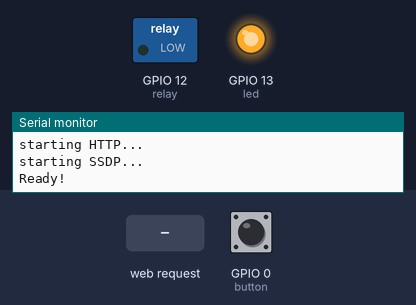
Simulated run of this sketch. Board: ESP8266 (NodeMCU). On the bench: switched loads named in the sketch (green lamp = pin HIGH), output pins drawn as LEDs (lit = HIGH), the last lines printed to the serial monitor. The inputs (shaded band) are chosen by the test bench; at power-on: GPIO 0 (button) HIGH. WiFi joins after 1.5 s; servers stay silent unless stated; storage starts empty; not simulated (calls return 0 or success): Secrets.h. At 16.1 s the program restarts the board; the recording ends there.

Above: at 4.5 s.
4.6 s: GPIO 0 (button) pulled LOW for 0.15 s
At 5.6 s:
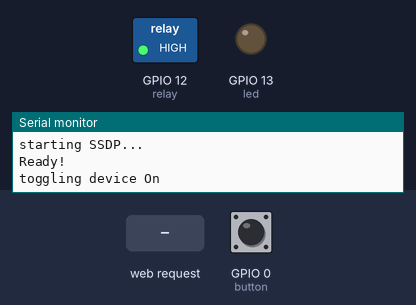
6.3 s: GPIO 0 (button) pulled LOW for 1 s
At 8.1 s:
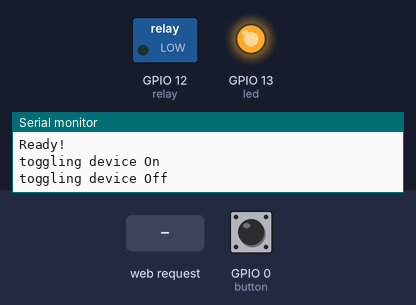
8.9 s: GPIO 0 (button) pulled LOW for 3.2 s
At 12.05 s:
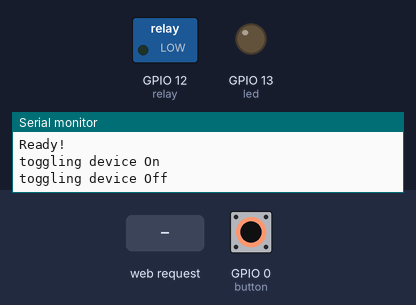
13.7 s: HTTP request GET /switch/off received
At 14.1 s:
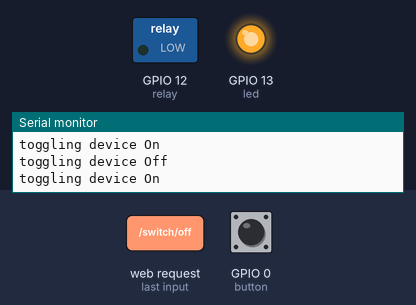
Timing chart, 0 to 16.1 s (numbered marks = the images above; inputs shaded):
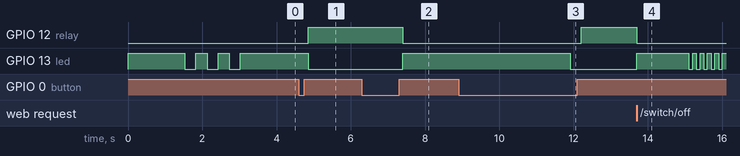

The sketch:

Socket-Sonoff-AI.ino
```cpp
//================================================================================================
// Power Adapter Socket based on ESP8266
//================================================================================================

#include <ESP8266WiFi.h>
#include <ESP8266mDNS.h>
#include <ESP8266WebServer.h>
#include <ESP8266SSDP.h>
#include <WiFiUdp.h>
#include <ArduinoOTA.h>
#include <WiFiManager.h>
#include <DNSServer.h>
#include <Secrets.h>
#include <FS.h>
#include <ArduinoJson.h>
#include <Bounce2.h>

//================================================================================================
// Defined constants
//================================================================================================
#define SERIAL_NUM "00004"
#define DEVICE_PREFIX "AI"
#define DEVICE_TYPE "SBOX"
#define DEVICE_MODEL "SBoxSwitch"
#define DEVICE_MODEL_NUM "SO001"
//================================================================================================

//================================================================================================
// Global variables, callbacks and functions
//================================================================================================
char OTA_HOST_NAME[100];
char DEVICE_NAME[51];
bool saveConfig = false;
const int relay = 12;
const int led = 13;
const int button = 0;
int ledReversed = 1;          // If LED is reversed use 1 or else use 0
int relayState = LOW;         // the current state of the relay

Bounce toggle = Bounce();
Bounce restart = Bounce();
Bounce reset = Bounce();

void saveConfigCallback ()
{
  Serial.println("should save config");
  saveConfig = true;
}

void configModeCallback (WiFiManager *myWiFiManager)
{
  writeLed(HIGH);
}

void blinkLed(int times, bool fast)
{
  while(times > 0){
    writeLed(HIGH);
    if(fast == true){
      delay(100);
    } else {
      delay(300);
    }
    writeLed(LOW);
    if(fast == true){
      delay(100);
    } else {
      delay(300);
    }
    times--;
  }
}

void writeLed(int flag)
{
  if(ledReversed == 1) {
    digitalWrite(led, !flag);
  } else {
    digitalWrite(led, flag);
  }
}

void relayOn()
{
  writeLed(HIGH);
  digitalWrite(relay, HIGH);
  relayState = HIGH;
}

void relayOff()
{
  writeLed(LOW);
  digitalWrite(relay, LOW);
  relayState = LOW;
}

ESP8266WebServer HTTP(80);
WiFiManager wifiManager;
//================================================================================================


//================================================================================================
// Setup function
//================================================================================================
void setup()
{
  //----------------------------------------------------------------------------------------------
  // Initialize serial communication
  //
  Serial.begin(115200);
  Serial.println();
  //----------------------------------------------------------------------------------------------

  //----------------------------------------------------------------------------------------------
  // Initialize LED pin
  //
  pinMode(led, OUTPUT);
  writeLed(LOW);
  //----------------------------------------------------------------------------------------------

  //----------------------------------------------------------------------------------------------
  // Read config from File System (FS) json
  //
  Serial.println("mounting FS...");
  if (SPIFFS.begin()) {
    Serial.println("mounted file system");
    if (SPIFFS.exists("/config.json")) {
      //file exists, reading and loading
      Serial.println("reading config file");
      File configFile = SPIFFS.open("/config.json", "r");
      if (configFile) {
        Serial.println("opened config file");
        size_t size = configFile.size();

        // Allocate a buffer to store contents of the file.
        std::unique_ptr<char[]> buf(new char[size]);

        configFile.readBytes(buf.get(), size);
        DynamicJsonBuffer jsonBuffer;
        JsonObject& json = jsonBuffer.parseObject(buf.get());
        json.printTo(Serial);
        if (json.success()) {
          Serial.println("\nparsed json");
          strcpy(DEVICE_NAME, json["device_name"]);
        } else {
          Serial.println("failed to load json config");
        }
      }
    }
  } else {
    Serial.println("failed to mount FS");
  }
  //----------------------------------------------------------------------------------------------

  //----------------------------------------------------------------------------------------------
  // Initialize WiFi Manager
  //
  Serial.println("starting WiFi Manager...");
  WiFiManagerParameter device_name_param("device_name", "Device Name", DEVICE_NAME, 50);
  wifiManager.addParameter(&device_name_param);
  wifiManager.setSaveConfigCallback(saveConfigCallback);
  wifiManager.setAPCallback(configModeCallback);

  // fetches ssid and pass from eeprom and tries to connect
  // if it does not connect it starts an access point with the specified name
  // and goes into a blocking loop awaiting configuration
  char AutoAPName[30];
  sprintf(AutoAPName, "%s-%s-%s", DEVICE_PREFIX, DEVICE_TYPE, SERIAL_NUM);
  wifiManager.autoConnect(AutoAPName, AP_PASS);

  Serial.println("Connected! Local IP");
  Serial.println(WiFi.localIP());
  writeLed(LOW);

  strcpy(DEVICE_NAME, device_name_param.getValue());
  // save the custom parameters to FS
  if (saveConfig) {
    Serial.println("saving config");
    DynamicJsonBuffer jsonBuffer;
    JsonObject& json = jsonBuffer.createObject();
    json["device_name"] = DEVICE_NAME;

    File configFile = SPIFFS.open("/config.json", "w");
    if (!configFile) {
      Serial.println("failed to open config file for writing");
    }

    json.printTo(Serial);
    json.printTo(configFile);
    configFile.close();
  }
  //----------------------------------------------------------------------------------------------

  //----------------------------------------------------------------------------------------------
  // Initialize Over The Air (OTA) update feature
  //
  sprintf(OTA_HOST_NAME, "%s-%s-%s-%s", DEVICE_PREFIX, DEVICE_TYPE, SERIAL_NUM, DEVICE_NAME);
  ArduinoOTA.setHostname(OTA_HOST_NAME);
  ArduinoOTA.setPassword(OTA_PASS);
  ArduinoOTA.onStart([]() {
    Serial.println("Start");
  });
  ArduinoOTA.onEnd([]() {
    Serial.println("\nEnd");
  });
  ArduinoOTA.onProgress([](unsigned int progress, unsigned int total) {
    Serial.printf("Progress: %u%%\r", (progress / (total / 100)));
  });
  ArduinoOTA.onError([](ota_error_t error) {
    Serial.printf("Error[%u]: ", error);
    if (error == OTA_AUTH_ERROR) Serial.println("Auth Failed");
    else if (error == OTA_BEGIN_ERROR) Serial.println("Begin Failed");
    else if (error == OTA_CONNECT_ERROR) Serial.println("Connect Failed");
    else if (error == OTA_RECEIVE_ERROR) Serial.println("Receive Failed");
    else if (error == OTA_END_ERROR) Serial.println("End Failed");
  });
  ArduinoOTA.begin();
  //----------------------------------------------------------------------------------------------

  //----------------------------------------------------------------------------------------------
  // Initialize relay, button, and bouncer.
  //
  pinMode(relay, OUTPUT);  //Relay pin
  pinMode(button, INPUT);  //Button

  toggle.interval(100);
  toggle.attach(button);
  restart.interval(3000);
  restart.attach(button);
  reset.interval(9000);
  reset.attach(button);
  //----------------------------------------------------------------------------------------------

  //----------------------------------------------------------------------------------------------
  // Setup HTTP operation APIs
  //

  Serial.println("starting HTTP...");
  HTTP.on("/switch/on", HTTP_GET, [](){
    relayOn();
    HTTP.send(200, "application/json", "{\"switch\":1}");
  });
  HTTP.on("/switch/off", HTTP_GET, [](){
    relayOff();
    HTTP.send(200, "application/json", "{\"switch\":0}");
  });
  HTTP.on("/switch/state", HTTP_GET, [](){
    int val = digitalRead(relay);
    if(val == 1){
      HTTP.send(200, "application/json", "{\"switch\":1}");
    } else {
      HTTP.send(200, "application/json", "{\"switch\":0}");
    }
  });
  HTTP.on("/description.xml", HTTP_GET, [](){
    SSDP.schema(HTTP.client());
  });
  HTTP.begin();
  //----------------------------------------------------------------------------------------------

  //----------------------------------------------------------------------------------------------
  // Setup SSDP feature
  //
  Serial.println("starting SSDP...");
  SSDP.setSchemaURL("description.xml");
  SSDP.setHTTPPort(80);
  SSDP.setDeviceType("urn:" + String(DEVICE_TYPE) + ":device:Basic:1");
  SSDP.setName(DEVICE_NAME);
  SSDP.setSerialNumber(SERIAL_NUM);
  SSDP.setURL("index.html");
  SSDP.setModelName(DEVICE_MODEL);
  SSDP.setModelNumber(DEVICE_MODEL_NUM);
  SSDP.setModelURL("https://github.com/a15lam");
  SSDP.setManufacturer("Arif");
  SSDP.setManufacturerURL("https://github.com/a15lam");
  SSDP.begin();
  //----------------------------------------------------------------------------------------------

  Serial.println("Ready!");
  blinkLed(3, false);
}
//================================================================================================


//================================================================================================
// Loop function
//================================================================================================
void loop()
{
  //----------------------------------------------------------------------------------------------

  //----------------------------------------------------------------------------------------------
  // OTA handler
  ArduinoOTA.handle();
  //----------------------------------------------------------------------------------------------

  //----------------------------------------------------------------------------------------------
  // HTTP handler
  HTTP.handleClient();
  //----------------------------------------------------------------------------------------------

  //----------------------------------------------------------------------------------------------
  // Manual button operation
  //

  toggle.update();
  restart.update();
  reset.update();

  if(reset.fell()){
    Serial.println("resetting device...");
    blinkLed(10, true);
    //clean FS, for testing
    SPIFFS.format();
    wifiManager.resetSettings();
    ESP.restart();
  }

  if(restart.fell()){
    // restart triggered.
    writeLed(HIGH);
  }
  if(restart.rose()){
    Serial.println("restarting device...");
    blinkLed(5, true);
    ESP.restart();
  }

  if(toggle.rose()){
    relayState = !relayState;
    if(relayState == LOW){
      Serial.println("toggling device Off");
      relayOff();
    } else {
      Serial.println("toggling device On");
      relayOn();
    }
  }
  //----------------------------------------------------------------------------------------------
}
//================================================================================================
```

Measured:
- after the input at 4.6 s, GPIO 12 (relay): LOW → HIGH after 0.25 s; GPIO 13 (led): HIGH → LOW after 0.25 s
- after the input at 6.3 s, GPIO 12 (relay): HIGH → LOW after 1.1 s; GPIO 13 (led): LOW → HIGH after 1.1 s
- after the input at 8.9 s, GPIO 12 (relay): LOW → HIGH after 3.3 s; GPIO 13 (led): HIGH → LOW after 3.0 s
- after the input at 13.7 s, GPIO 12 (relay): HIGH → LOW at once
